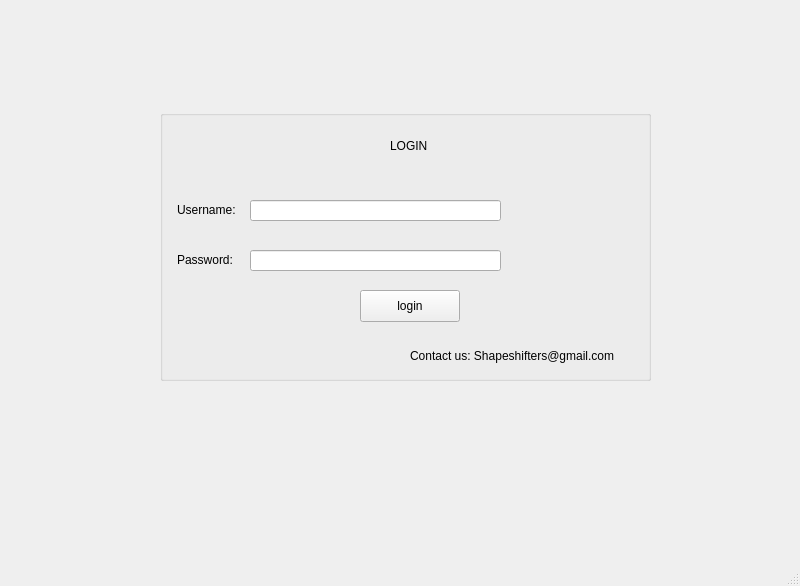
<?xml version="1.0" encoding="UTF-8"?>
<ui version="4.0">
 <class>LoginScreen</class>
 <widget class="QMainWindow" name="LoginScreen">
  <property name="geometry">
   <rect>
    <x>0</x>
    <y>0</y>
    <width>800</width>
    <height>586</height>
   </rect>
  </property>
  <property name="windowTitle">
   <string>LoginScreen</string>
  </property>
  <widget class="QWidget" name="centralwidget">
   <widget class="QGroupBox" name="groupBox">
    <property name="geometry">
     <rect>
      <x>160</x>
      <y>110</y>
      <width>491</width>
      <height>271</height>
     </rect>
    </property>
    <property name="title">
     <string/>
    </property>
    <widget class="QLabel" name="label">
     <property name="geometry">
      <rect>
       <x>230</x>
       <y>20</y>
       <width>40</width>
       <height>31</height>
      </rect>
     </property>
     <property name="text">
      <string>LOGIN</string>
     </property>
    </widget>
    <widget class="QLabel" name="label_2">
     <property name="geometry">
      <rect>
       <x>17</x>
       <y>90</y>
       <width>81</width>
       <height>20</height>
      </rect>
     </property>
     <property name="text">
      <string>Username:</string>
     </property>
    </widget>
    <widget class="QLabel" name="label_3">
     <property name="geometry">
      <rect>
       <x>17</x>
       <y>140</y>
       <width>81</width>
       <height>20</height>
      </rect>
     </property>
     <property name="text">
      <string>Password:</string>
     </property>
    </widget>
    <widget class="QLineEdit" name="lineEdit_Username">
     <property name="geometry">
      <rect>
       <x>90</x>
       <y>90</y>
       <width>251</width>
       <height>21</height>
      </rect>
     </property>
    </widget>
    <widget class="QLineEdit" name="lineEdit_Password">
     <property name="geometry">
      <rect>
       <x>90</x>
       <y>140</y>
       <width>251</width>
       <height>21</height>
      </rect>
     </property>
     <property name="echoMode">
      <enum>QLineEdit::Password</enum>
     </property>
    </widget>
    <widget class="QPushButton" name="pushButton">
     <property name="geometry">
      <rect>
       <x>200</x>
       <y>180</y>
       <width>100</width>
       <height>32</height>
      </rect>
     </property>
     <property name="text">
      <string>login</string>
     </property>
    </widget>
    <widget class="QLabel" name="pic">
     <property name="geometry">
      <rect>
       <x>370</x>
       <y>70</y>
       <width>101</width>
       <height>101</height>
      </rect>
     </property>
     <property name="text">
      <string/>
     </property>
    </widget>
    <widget class="QLabel" name="contact">
     <property name="geometry">
      <rect>
       <x>250</x>
       <y>220</y>
       <width>311</width>
       <height>51</height>
      </rect>
     </property>
     <property name="text">
      <string>Contact us: Shapeshifters@gmail.com</string>
     </property>
     <property name="scaledContents">
      <bool>false</bool>
     </property>
    </widget>
   </widget>
  </widget>
  <widget class="QMenuBar" name="menubar">
   <property name="geometry">
    <rect>
     <x>0</x>
     <y>0</y>
     <width>800</width>
     <height>22</height>
    </rect>
   </property>
  </widget>
  <widget class="QStatusBar" name="statusbar"/>
 </widget>
 <resources/>
 <connections/>
</ui>
